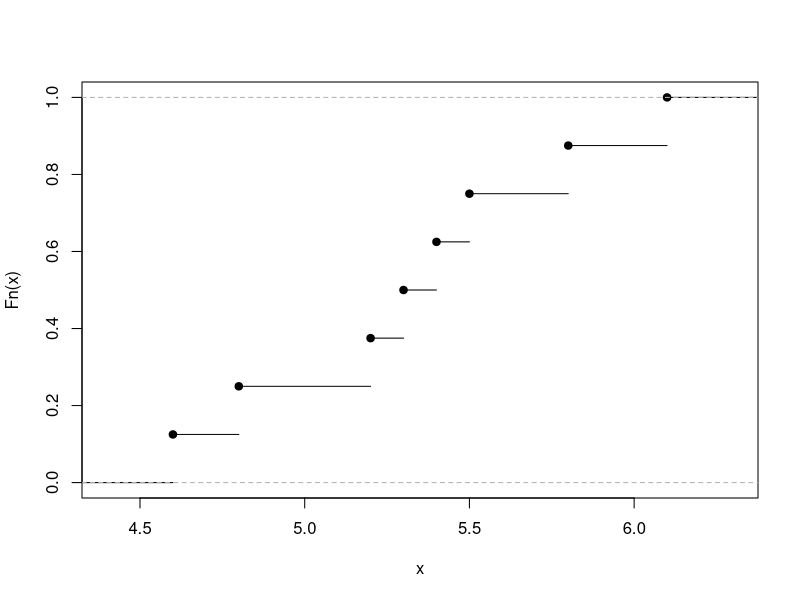
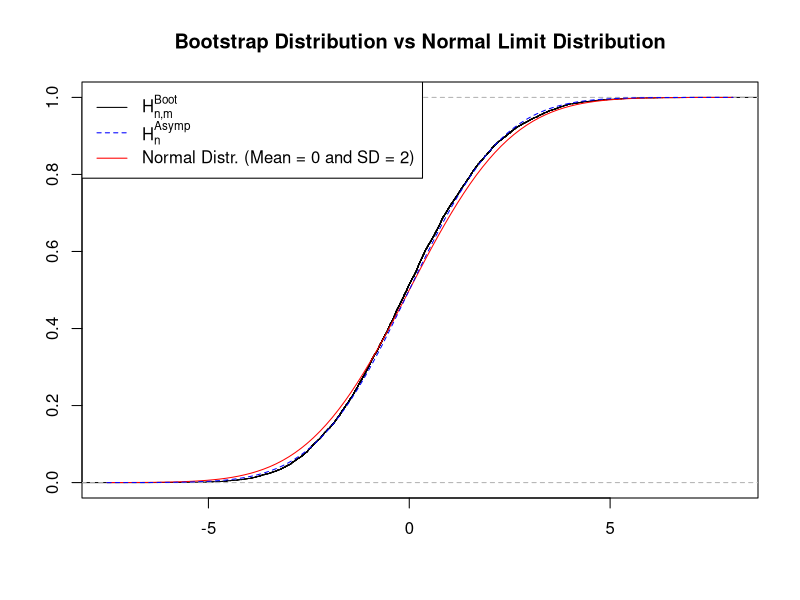
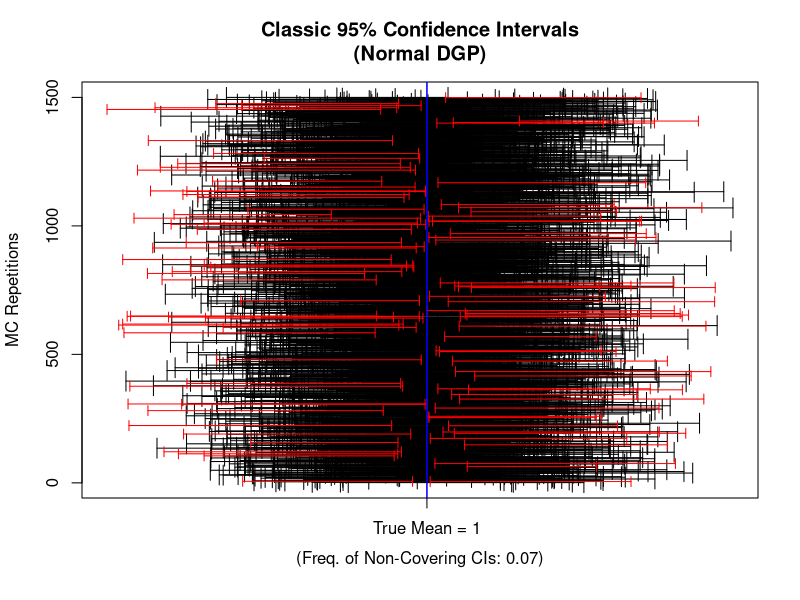
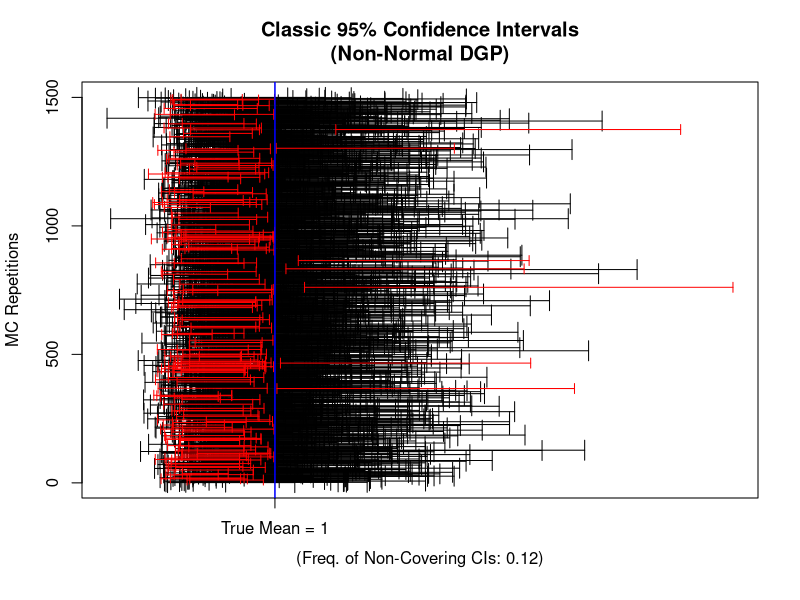
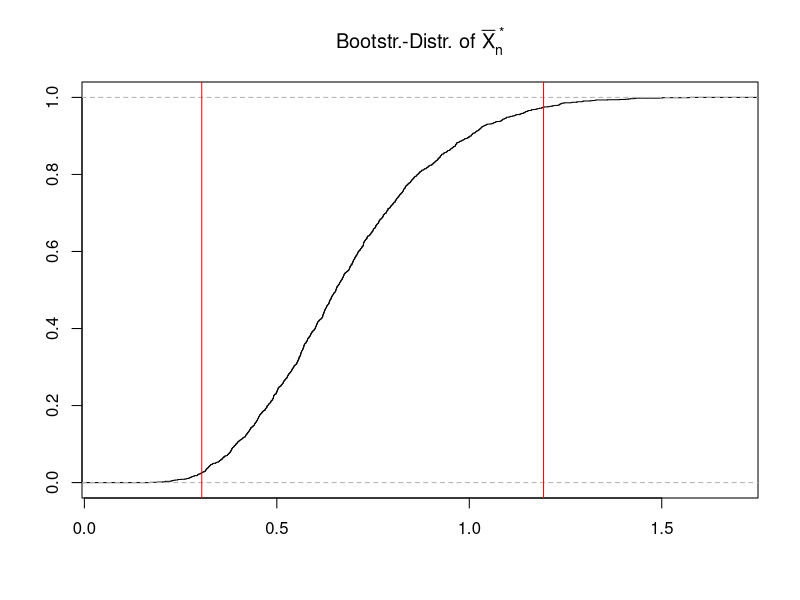
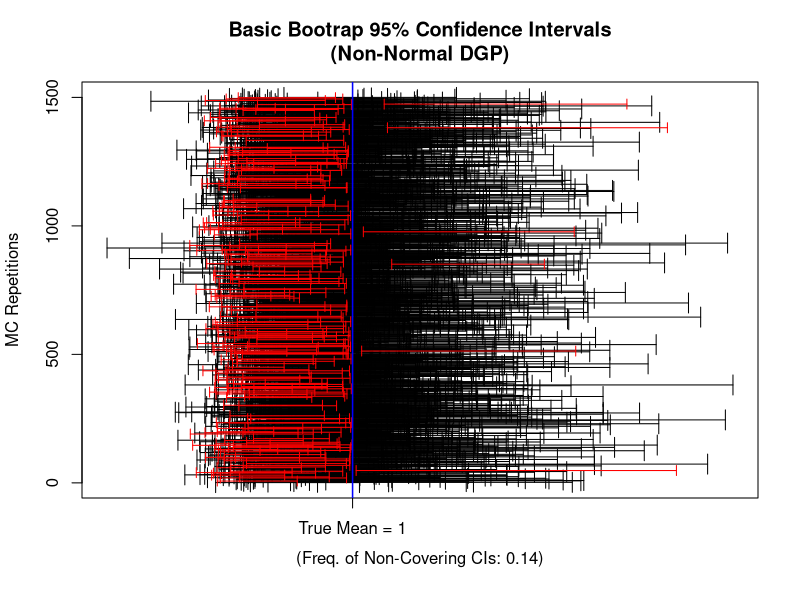
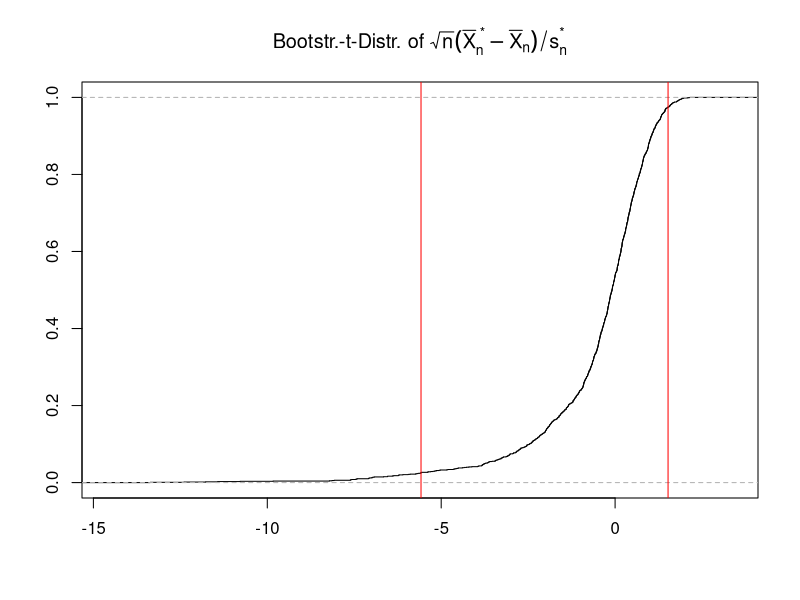
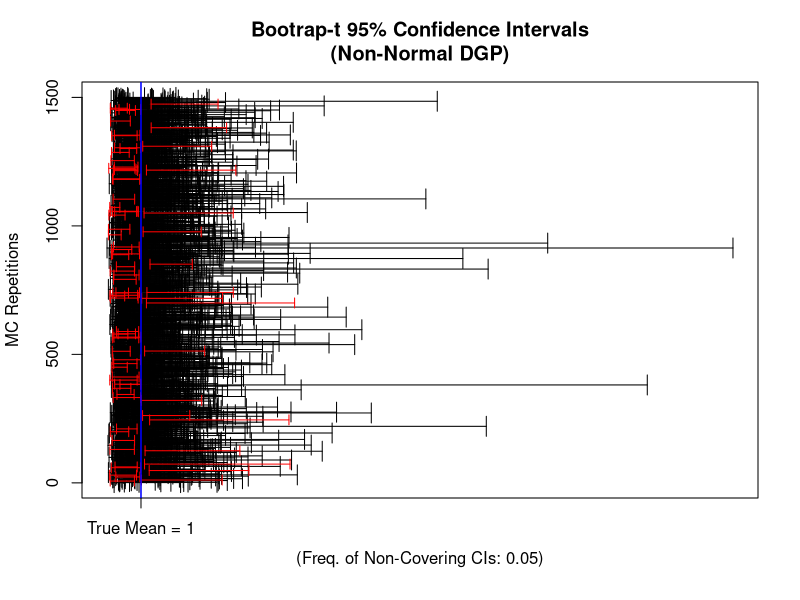

Write R code to recreate these figures, in order.
## ---- chunk 1

observedSample <- c(5.20, 4.80, 5.30, 4.60, 
                    6.10, 5.40, 5.80, 5.50)

myecdf_fun     <- ecdf(observedSample)

plot(myecdf_fun, main="")
## ---- chunk 2
## Note: ecdf() returns a function that can be evaluated! 
myecdf_fun(5.0)
## ---- chunk 3
n         <- length(observedSample)

resample1 <- sample(observedSample, 
                   size    = n, 
                   replace = TRUE)
resample1
resample2 <- sample(observedSample, 
                   size    = n, 
                   replace = TRUE)
resample2
resample3 <- sample(observedSample, 
                   size    = n, 
                   replace = TRUE)
resample3
## ---- chunk 4
set.seed(123)
observedSample <- rchisq(n = 100, df = 2)
## ---- chunk 5
# Number of bootstrap replications 
m                <- 10000 
# Container to save the bootstrap estimates
Xbar_boot        <- vector(mode = "double", length = m)

# Basic Bootstrap algorithm
for(k in seq_len(m)){
 bootSample          <- sample(x       = observedSample, 
                               size    = n, 
                               replace = TRUE)
 Xbar_boot[k]        <- mean(bootSample)
}

# Pinting the first three elements of Xbar_boot:
Xbar_boot[1:3]
## ---- chunk 6
#| echo: true
#| eval: true
#| label: fig-Compare
#| fig-cap: Both $H^{Boot}_{n,m}(x)$ and $H^{Asymp}_{n}(x)$ provide here good approximations to the (usually unknown) asymptotic limit distribution $\Phi_{2}(x).$

n                <- length(observedSample)
Xbar             <- mean(observedSample)

m                <- 10000 # number of bootstrap samples 
Xbar_boot_vec    <- vector(mode = "double", length = m)

## Bootstrap algorithm
for(k in seq_len(m)){
 bootSample          <- sample(x       = observedSample, 
                               size    = n, 
                               replace = TRUE)
 Xbar_boot_vec[k]        <- mean(bootSample)
}

plot(ecdf( sqrt(n) * (Xbar_boot_vec - Xbar) ), 
     xlab = "", ylab = "", 
     main = "Bootstrap Distribution vs Normal Limit Distribution")
curve(pnorm(x, mean = 0, sd = sqrt(4)), col = "red", add = TRUE)
curve(pnorm(x, mean = 0, sd = sqrt(var(observedSample))), col = "blue", lty = 2, add = TRUE)     
legend("topleft", 
       legend = c(expression(H['n,m']^{'Boot'}),
                  expression(H['n']^{'Asymp'}), 
                  "Normal Distr. (Mean = 0 and SD = 2)"), 
      col = c("black", "blue", "red"), lty = c(1,2,1))
## ---- chunk 7
##  Setup:
n     <-   20 # Sample Size
mean  <-    1 # Mean
sdev  <-    2 # Standard Deviation
alpha <- 0.05 # Level

set.seed(123)
B          <- 1500 # MC repetitions
CI.lo.vec  <- rep(NA, B)
CI.up.vec  <- rep(NA, B)
  
## MC-Simulation:
for(b in 1:B){
  ## Data Generating Process:
  X.sample     <- rnorm(n=n, mean = mean, sd = sdev) 
  ## Estimates:
  X.bar.MC     <- mean(X.sample)
  sd.hat.MC    <- sd(X.sample)
  ## Classic CIs:
  
  CI.lo.vec[b] <- X.bar.MC - qnorm(p = 1-alpha/2)*(sd.hat.MC/sqrt(n))
  CI.up.vec[b] <- X.bar.MC + qnorm(p = 1-alpha/2)*(sd.hat.MC/sqrt(n))

  ## Possible alternative version: 
  #CI.lo.vec[b] <- X.bar.MC - qt(p = 1-alpha/2, df=n-1)*(sd.hat.MC/sqrt(n))
  #CI.up.vec[b] <- X.bar.MC + qt(p = 1-alpha/2, df=n-1)*(sd.hat.MC/sqrt(n))
}

## How often does the classic CI cover the true mean?
CI.checks      <- CI.lo.vec <= mean  &  mean <= CI.up.vec
freq.non.cover <- length(CI.checks[CI.checks==FALSE])/B

## Plot
plot(x=0,y=0,xlim=range(CI.lo.vec, CI.up.vec), ylim=c(1,B), type="n", 
     ylab="MC Repetitions", xlab="", axes = FALSE, 
     main="Classic 95% Confidence Intervals\n(Normal DGP)")
axis(1, at=c(1), labels ="True Mean = 1")
axis(2); box()
mtext(side = 1, text=paste0("(Freq. of Non-Covering CIs: ",
      round(freq.non.cover,digits = 2),")"), line = 2.5)
## Covering CIs:
arrows(x0=CI.lo.vec[CI.checks==TRUE], 
       x1=CI.up.vec[CI.checks==TRUE], 
       y0=c(1:B)[CI.checks==TRUE], y1=c(1:B)[CI.checks==TRUE], 
       angle=90, code = 3, length = .1, col="black")
## Non-Covering CIs:
arrows(x0=CI.lo.vec[CI.checks==FALSE], 
       x1=CI.up.vec[CI.checks==FALSE], 
       y0=c(1:B)[CI.checks==FALSE], y1=c(1:B)[CI.checks==FALSE], 
       angle=90, code = 3, length = .05, col="red")
abline(v=mean,col="blue", lwd=1.5)
## ---- chunk 8
## Setup:
n     <-   20  # Sample Size
df    <-    1  # (=> mean==1)
alpha <- 0.05 # Level

set.seed(123)
B          <- 1500 # MC repetitions
CI.lo.vec  <- rep(NA, B)
CI.up.vec  <- rep(NA, B)
  
## MC-Simulation:
for(b in 1:B){
  ## Data Generating Process:
  X.sample     <- rchisq(n, df=df)
  ## Estimates:
  X.bar.MC     <- mean(X.sample)
  sd.hat.MC    <- sd(X.sample)
  ## Classic CIs:
  
  CI.lo.vec[b] <- X.bar.MC - qnorm(p = 1-alpha/2)*(sd.hat.MC/sqrt(n))
  CI.up.vec[b] <- X.bar.MC + qnorm(p = 1-alpha/2)*(sd.hat.MC/sqrt(n))
  
  ## Possible alternative version: 
  #CI.lo.vec[b] <- X.bar.MC - qt(p = 1-alpha/2, df=n-1)*(sd.hat.MC/sqrt(n))
  #CI.up.vec[b] <- X.bar.MC + qt(p = 1-alpha/2, df=n-1)*(sd.hat.MC/sqrt(n))
}

## How often does the classic CI cover the true mean?
CI.checks      <- CI.lo.vec <= mean  &  mean <= CI.up.vec
freq.non.cover <- length(CI.checks[CI.checks==FALSE])/B

## Plot
plot(x=0,y=0,xlim=range(CI.lo.vec, CI.up.vec), ylim=c(1,B), type="n", 
     ylab="MC Repetitions", xlab="", axes = FALSE, 
     main="Classic 95% Confidence Intervals\n(Non-Normal DGP)")
axis(1, at=c(1), labels ="True Mean = 1")
axis(2); box()
mtext(side = 1, text=paste0("(Freq. of Non-Covering CIs: ",
      round(freq.non.cover,digits = 2),")"), line = 2.5)
## Covering CIs:
arrows(x0=CI.lo.vec[CI.checks==TRUE], 
       x1=CI.up.vec[CI.checks==TRUE], 
       y0=c(1:B)[CI.checks==TRUE], y1=c(1:B)[CI.checks==TRUE], 
       angle=90, code = 3, length = .1, col="black")
## Non-Covering CIs:
arrows(x0=CI.lo.vec[CI.checks==FALSE], 
       x1=CI.up.vec[CI.checks==FALSE], 
       y0=c(1:B)[CI.checks==FALSE], y1=c(1:B)[CI.checks==FALSE], 
       angle=90, code = 3, length = .05, col="red")
abline(v=mean,col="blue", lwd=1.5)
## ---- chunk 9
## Setup:
n     <-   20  # Sample Size
df    <-    1  # (=> mean==1)

## IID random sample:
set.seed(123)
S_n  <- rchisq(n, df=df)

## Empirical mean:
(X.bar <- mean(S_n))
## ---- chunk 10
## Bootstr-Setup:
alpha            <- 0.05
n.Bootsrap.draws <- 1500

## Generate bootstap samples:
Bootstr.Samples  <- matrix(NA, nrow=n, ncol=n.Bootsrap.draws)

for(j in 1:n.Bootsrap.draws){
  Bootstr.Samples[,j] <- sample(x=S_n, size=n, replace = TRUE)
}
## Boostrap draws of \bar{X}_n^*:
X.bar.bootstr.vec <- apply(X = Bootstr.Samples, MARGIN = 2, FUN = mean)

## Quantile of the bootstr.-distribution of \bar{X}_n^*:
q.1 <- quantile(X.bar.bootstr.vec, probs = 1-alpha/2)
q.2 <- quantile(X.bar.bootstr.vec, probs = alpha/2)
## plot
plot(ecdf(X.bar.bootstr.vec), xlab="", ylab="",
     main=expression(paste("Bootstr.-Distr. of ",bar(X)[n]^{" *"})))
abline(v=c(q.1,q.2),col="red")
## ---- chunk 11
## Basic Bootstrap Confidence Interval:
CI.Basic.Bootstr.lo <- 2*X.bar - q.1
CI.Basic.Bootstr.up <- 2*X.bar - q.2

## Re-labeling of otherwise false names:
attr(CI.Basic.Bootstr.lo, "names") <- c("2.5%")
attr(CI.Basic.Bootstr.up, "names") <- c("97.5%")
##
c(CI.Basic.Bootstr.lo, CI.Basic.Bootstr.up)
## ---- chunk 12
## Setup:
n     <-   20  # Sample Size
df    <-    1  # (=> mean==1)
mean  <-   df
alpha <- 0.05 # Level
n.Bootsrap.draws <- 1500

## MC-Setup:
set.seed(123)
B          <- 1500 # MC repetitions
CI.Basic.Bstr.lo.vec <- rep(NA, B)
CI.Basic.Bstr.up.vec <- rep(NA, B)

## MC-Simulation:
for(b in 1:B){
  ## Data Generating Process:
  S_n.MC        <- rchisq(n, df=df)
  ## Estimate:
  X.bar.MC      <- mean(S_n.MC)
  ## 
  Bootstr.Samples.MC  <- matrix(NA, nrow=n, ncol=n.Bootsrap.draws)
  for(j in 1:n.Bootsrap.draws){
    Bootstr.Samples.MC[,j] <- sample(x=S_n.MC, size=n, replace = TRUE)
  }
  X.bar.bootstr.MC.vec <- apply(X = Bootstr.Samples.MC, MARGIN = 2, FUN = mean)
  ## (1-alpha/2)-quantile:
  q.1.MC <- quantile(X.bar.bootstr.MC.vec, probs = 1-alpha/2)
  q.2.MC <- quantile(X.bar.bootstr.MC.vec, probs = alpha/2)
  ## Basic Bootstrap CIs:
  CI.Basic.Bstr.lo.vec[b] <- 2*X.bar.MC - q.1.MC
  CI.Basic.Bstr.up.vec[b] <- 2*X.bar.MC - q.2.MC
}

## How often does the classic CI cover the true mean?
CI.checks      <- CI.Basic.Bstr.lo.vec<=mean & mean<=CI.Basic.Bstr.up.vec
freq.non.cover <- length(CI.checks[CI.checks==FALSE])/B

## Plot
plot(x=0,y=0,xlim=range(CI.Basic.Bstr.lo.vec, CI.Basic.Bstr.up.vec), 
     ylim=c(1,B), type="n", 
     ylab="MC Repetitions", xlab="", axes = FALSE, 
     main="Basic Bootrap 95% Confidence Intervals\n(Non-Normal DGP)")
axis(1, at=c(1), labels ="True Mean = 1")
axis(2); box()
mtext(side = 1, text=paste0("(Freq. of Non-Covering CIs: ",
      round(freq.non.cover,digits = 2),")"), line = 2.5)
## Covering CIs:
arrows(x0=CI.Basic.Bstr.lo.vec[CI.checks==TRUE], 
       x1=CI.Basic.Bstr.up.vec[CI.checks==TRUE], 
       y0=c(1:B)[CI.checks==TRUE], y1=c(1:B)[CI.checks==TRUE], 
       angle=90, code = 3, length = .1, col="black")
## Non-Covering CIs:
arrows(x0=CI.Basic.Bstr.lo.vec[CI.checks==FALSE], 
       x1=CI.Basic.Bstr.up.vec[CI.checks==FALSE], 
       y0=c(1:B)[CI.checks==FALSE], y1=c(1:B)[CI.checks==FALSE], 
       angle=90, code = 3, length = .05, col="red")
abline(v=mean,col="blue", lwd=1.5)
## ---- chunk 13
## Setup:
n     <-   20  # Sample Size
df    <-    1  # (=> mean==1)

## IID random sample:
set.seed(123)
S_n  <- rchisq(n, df=df)

## Empirical mean and sd:
X.bar   <- mean(S_n)
sd.hat  <- sd(S_n)

## Bootstr-Setup:
alpha            <- 0.05
n.Bootsrap.draws <- 1500

## Generate bootstap samples:
Bootstr.Samples  <- matrix(NA, nrow=n, ncol=n.Bootsrap.draws)

for(j in 1:n.Bootsrap.draws){
  Bootstr.Samples[,j] <- sample(x=S_n, size=n, replace = TRUE)
}
## Compute boostrap draws of (\bar{X}_n^*-\bar{X}_n)/\hat{\sigma}^\ast:
X.bar.bootstr.vec    <- apply(X = Bootstr.Samples, MARGIN = 2, FUN = mean)
sd.bootstr.vec       <- apply(X = Bootstr.Samples, MARGIN = 2, FUN = sd)
##
Bootstr.t.sample.vec <- sqrt(n)*(X.bar.bootstr.vec - X.bar)/sd.bootstr.vec
## Quantile of the bootstr.-distribution of \bar{X}_n^*:
q.1 <- quantile(Bootstr.t.sample.vec, probs = 1-alpha/2)
q.2 <- quantile(Bootstr.t.sample.vec, probs = alpha/2)
## plot
plot(ecdf(Bootstr.t.sample.vec), xlab="", ylab="",
     main=expression(paste("Bootstr.-t-Distr. of ",
          sqrt(n)(bar(X)[n]^{" *"}-bar(X)[n])/s[n]^{"*"})))
abline(v=c(q.1,q.2),col="red")
## ---- chunk 14
## Basic Bootstrap Confidence Interval:
CI.Bstr.t.lo <- X.bar - q.1 * sd.hat/sqrt(n)
CI.Bstr.t.up <- X.bar - q.2 * sd.hat/sqrt(n)

## Re-labeling of otherwise false names:
attr(CI.Bstr.t.lo, "names") <- c("2.5%")
attr(CI.Bstr.t.up, "names") <- c("97.5%")
##
c(CI.Bstr.t.lo, CI.Bstr.t.up)
## ---- chunk 15
## Setup:
n     <-   20  # Sample Size
df    <-    1  # (=> mean==1)
mean  <-   df
alpha <- 0.05 # Level
n.Bootsrap.draws <- 1500

## MC-Setup:
set.seed(123)
B          <- 1500 # MC repetitions
CI.Bstr.t.lo.vec <- rep(NA, B)
CI.Bstr.t.up.vec <- rep(NA, B)

## MC-Simulation:
for(b in 1:B){
  ## Data Generating Process:
  S_n.MC        <- rchisq(n, df=df)
  ## Estimates:
  X.bar.MC      <- mean(S_n.MC)
  sd.MC         <- sd(S_n.MC)
  ## 
  Bootstr.Samples.MC  <- matrix(NA, nrow=n, ncol=n.Bootsrap.draws)
  for(j in 1:n.Bootsrap.draws){
    Bootstr.Samples.MC[,j] <- sample(x=S_n.MC, size=n, replace = TRUE)
  }
  X.bar.bootstr.MC.vec <- apply(X = Bootstr.Samples.MC, MARGIN = 2, FUN = mean)
  sd.bootstr.MC.vec    <- apply(X = Bootstr.Samples.MC, MARGIN = 2, FUN = sd)
  ## Make it a "Bootstrap-t" sample:
  Bootstr.t.MC.vec     <- sqrt(n)*(X.bar.bootstr.MC.vec - X.bar.MC)/sd.bootstr.MC.vec
  ## (1-alpha/2)-quantile:
  q.1.MC <- quantile(Bootstr.t.MC.vec, probs = 1-alpha/2)
  q.2.MC <- quantile(Bootstr.t.MC.vec, probs = alpha/2)
  ## Basic Bootstrap CIs:
  CI.Bstr.t.lo.vec[b] <- X.bar.MC - q.1.MC * sd.MC/sqrt(n)
  CI.Bstr.t.up.vec[b] <- X.bar.MC - q.2.MC * sd.MC/sqrt(n)
}

## How often does the classic CI cover the true mean?
CI.checks      <- CI.Bstr.t.lo.vec<=mean & mean<=CI.Bstr.t.up.vec
freq.non.cover <- length(CI.checks[CI.checks==FALSE])/B

## Plot
plot(x=0,y=0,xlim=range(CI.Bstr.t.lo.vec, CI.Bstr.t.up.vec), 
     ylim=c(1,B), type="n", 
     ylab="MC Repetitions", xlab="", axes = FALSE, 
     main="Bootrap-t 95% Confidence Intervals\n(Non-Normal DGP)")
axis(1, at=c(1), labels ="True Mean = 1")
axis(2); box()
mtext(side = 1, text=paste0("(Freq. of Non-Covering CIs: ",
      round(freq.non.cover,digits = 2),")"), line = 2.5)
## Covering CIs:
arrows(x0=CI.Bstr.t.lo.vec[CI.checks==TRUE], 
       x1=CI.Bstr.t.up.vec[CI.checks==TRUE], 
       y0=c(1:B)[CI.checks==TRUE], y1=c(1:B)[CI.checks==TRUE], 
       angle=90, code = 3, length = .1, col="black")
## Non-Covering CIs:
arrows(x0=CI.Bstr.t.lo.vec[CI.checks==FALSE], 
       x1=CI.Bstr.t.up.vec[CI.checks==FALSE], 
       y0=c(1:B)[CI.checks==FALSE], y1=c(1:B)[CI.checks==FALSE], 
       angle=90, code = 3, length = .05, col="red")
abline(v=mean,col="blue", lwd=1.5)
